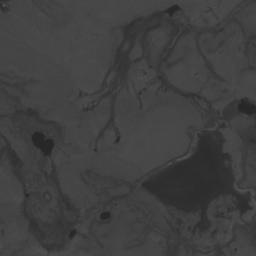
#> input picture src/MIR--CycleGAN/Deadlines/7.png, 256 x 256 px, found by its file name; the run also reads 1 picture not shown here
$ python metics3.py
#> lines starting #> are read from the running program, lines starting #| are printed output that depends on the picture
import cv2
import numpy as np
from skimage.metrics import structural_similarity as ssim
from sklearn.metrics import mean_squared_error, mean_absolute_error, r2_score
import matplotlib.pyplot as plt
from math import log10, sqrt

# Set global font size for Matplotlib
plt.rcParams.update({'font.size': 10})

def calculate_psnr(img1, img2):
    mse = np.mean((img1 - img2) ** 2)
    if mse == 0:
        return float('inf')
    max_pixel = 255.0
    psnr = 20 * log10(max_pixel / sqrt(mse))
    return psnr

def calculate_rmse(img1, img2):
    mse = np.mean((img1 - img2) ** 2)
    rmse = sqrt(mse)
    return rmse

def calculate_ssim(img1, img2):
    s, _ = ssim(img1, img2, full=True)
    return s

# Define paths for all image pairs
image_pairs = [
    (r'C:\lzy\MIR-CycleGAN\Deadlines\7.png', r'C:\lzy\MIR-CycleGAN\Deadlines\2.png'),
    (r'C:\lzy\MIR-CycleGAN\Deadlines\7.png', r'C:\lzy\MIR-CycleGAN\Deadlines\3.png'),
    (r'C:\lzy\MIR-CycleGAN\Deadlines\7.png', r'C:\lzy\MIR-CycleGAN\Deadlines\4.png'),
    (r'C:\lzy\MIR-CycleGAN\Deadlines\7.png', r'C:\lzy\MIR-CycleGAN\Deadlines\5.png'),
    (r'C:\lzy\MIR-CycleGAN\Deadlines\7.png', r'C:\lzy\MIR-CycleGAN\Deadlines\6.png'),
]

# Initialize Matplotlib figure for subplots
fig, axs = plt.subplots(1, 5, figsize=(16, 4))

for i, (img1_path, img2_path) in enumerate(image_pairs):
    # Read images
    img1 = cv2.imread(img1_path)
#> img1 is the input picture: shape (256, 256, 3); min 34, max 84, mean 63.9
    img2 = cv2.imread(img2_path)

    # Convert to grayscale
    img1_gray = cv2.cvtColor(img1, cv2.COLOR_BGR2GRAY)
    img2_gray = cv2.cvtColor(img2, cv2.COLOR_BGR2GRAY)

    # Compute metrics
    psnr_value = calculate_psnr(img1_gray, img2_gray)
#> in calculate_psnr, `mse = np.mean((img1 - img2) ** 2)`: mse = 16.2
#> in calculate_psnr, `psnr = 20 * log10(max_pixel / sqrt(mse))`: psnr = 36.03
#> psnr_value = 36.03
    ssim_value = calculate_ssim(img1_gray, img2_gray)
#> in calculate_ssim, `s, _ = ssim(img1, img2, full=True)`: s = 0.887
#> ssim_value = 0.887
    rmse_value = calculate_rmse(img1_gray, img2_gray)
#> in calculate_rmse, `mse = np.mean((img1 - img2) ** 2)`: mse = 16.2
#> in calculate_rmse, `rmse = sqrt(mse)`: rmse = 4.03
#> rmse_value = 4.03
    r2_value = r2_score(img1_gray.flatten(), img2_gray.flatten())
#> r2_value = 0.645
    mae_value = mean_absolute_error(img1_gray.flatten(), img2_gray.flatten())
#> mae_value = 3.19

    # Plot images in subplots
    ax = axs[i]
    ax.scatter(img1_gray.flatten(), img2_gray.flatten(), alpha=0.5, color='blue', s=1)
    ax.plot([0, 255], [0, 255], 'r--')  # y=x reference line

    if i == 0:
        ax.set_title(f'SpA GAN')
    elif i == 1:
        ax.set_title(f'ST-GAN')
    elif i == 2:
        ax.set_title(f'PMAA')
    elif i == 3:
        ax.set_title(f'STS-CNN')
    elif i == 4:
        ax.set_title(f'MIR-CycleGAN')

    if i == 0:
        ax.set_ylabel('Reconstructed Image Pixel Values')

    ax.set_xlabel('Ground truth Image Pixel Values')

    ax.grid(False)

    # Add metrics text with adjusted font size
    textstr = '\n'.join((
        f'PSNR: {psnr_value:.2f}',
        f'SSIM: {ssim_value:.4f}',
        f'RMSE: {rmse_value:.2f}',
        f'R²: {r2_value:.4f}',
        f'MAE: {mae_value:.2f}',
    ))

    ax.text(0.05, 0.95, textstr, transform=ax.transAxes, fontsize=10,
            verticalalignment='top')

# Adjust layout
plt.tight_layout()

# Show plot
plt.show()
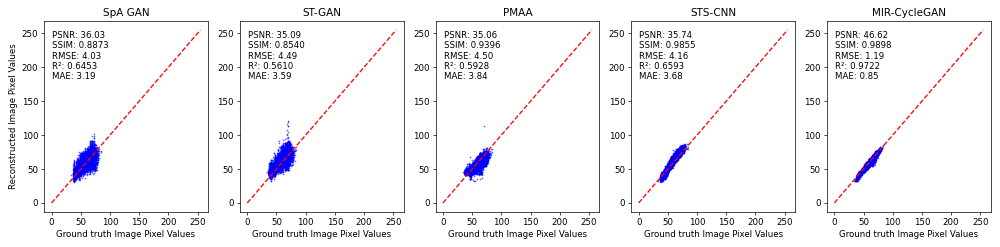
#> figure drawn by matplotlib, 5 panels
